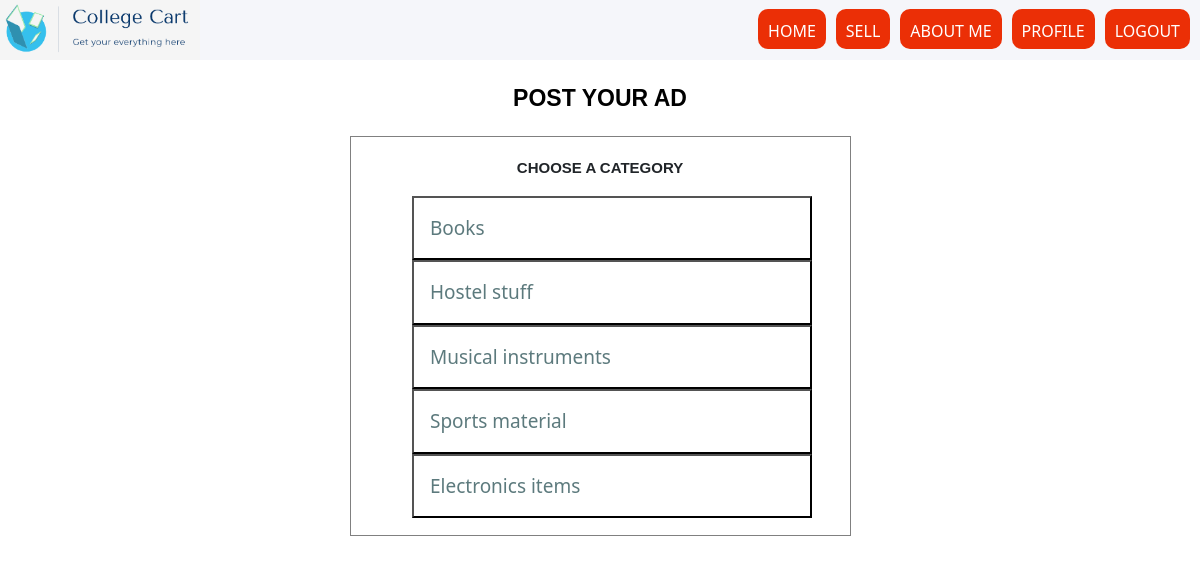
Page /shop/ad/ (signed in) on the earlier database version.
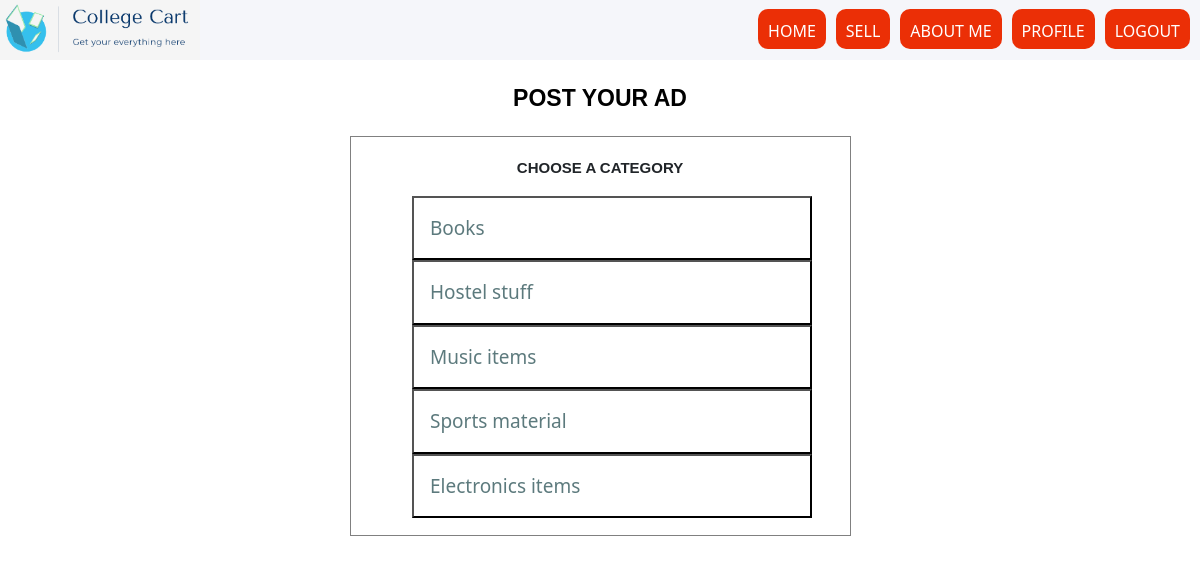
Same page on the later database version.
### shop/models.py (models this page shows)
class Category(models.Model):
	name=models.CharField(max_length=100)
	def __str__(self):
		return self.name

### shop/views.py (the view)
# urls.py: path('ad/' ,views.adView,name="ad"),
@login_required
def adView(request):
	cat = Category.objects.all()
	sub = {}
	for z in cat:
		sub [(z.id)]=subcategory.objects.filter(category=z)
	print('sub',sub)
	return render(request, 'ad.html',  {'cat' : cat , 'sub': sub})

### shop/context_processors.py (called while the page is built)
def menu_categories(request):
    categories = Category.objects.all()
    return {'menu_categories':categories}

### shop/models.py (called while the page is built)
	def __str__(self):
		return str(self.category)+'-'+str(self.subcategoryname)

### shop/templatetags/keytag.py (called while the page is built)
@register.filter
def lookup(d, key):
	return d[key]

### shop/templates/ad.html (shortened to what this page needs)
{% extends 'index.html' %}
{% load static %}
{% load keytag %}
{% block content %}
<!DOCTYPE html>
<html>
<head>
</head>
<body>
	<div id="container1" style="background-color:#f5f6fa;">
		<div class="headline" style="display: flex; flex-direction: row; justify-content: space-between;">
		<div class="image" style="display: flex;"><img src="{% static './logo1.PNG' %}" style="width: 200px; height: 60px;">
		</div>
		<div class="tags" style="display: flex;">
			<div class="icons" style="display: flex; flex-direction: row; justify-content: space-around;">
				<div class="small1" style="display: flex;"><button class="button" style="border: none; padding: 10px; margin-right: 10px; height: 40px; margin-top: 9px; border-radius: 10px; color: white;"><a href="{% url 'index' %}" style="text-decoration: none; color: white;">HOME</a></button></div>
				<div class="small2" style="display: flex;"><button class="button" style="border: none; padding: 10px; margin-right: 10px; height: 40px; margin-top: 9px; border-radius: 10px; color: white;"><a href="{% url 'ad' %}" style="text-decoration: none; color: white;">SELL</a></button></div>
				<div class="small3" style="display: flex;"><button class="button" style="border: none; padding: 10px; margin-right: 10px; height: 40px; margin-top: 9px; border-radius: 10px; color: white;"><a href="{% url 'about' %}" style="text-decoration: none; color: white;">ABOUT ME</a></button></div>
				<div class="small4" style="display: flex;"><button class="button" style="border: none; padding: 10px; margin-right: 10px; height: 40px; margin-top: 9px; border-radius: 10px; color: white;"><a href="{% url 'profile' %}" style="text-decoration: none; color: white;">PROFILE</a></button></div>
				<div class="small5" style="display: flex;"><button class="button" style="border: none; padding: 10px; margin-right: 10px; height: 40px; margin-top: 9px; border-radius: 10px; color: white;"><a href="{% url 'logout' %}" style="text-decoration: none; color: white;">LOGOUT</a></button></div>
		</div>
		</div>
		</div>
	</div>
	<center>
	<p style="font-size: 23px;font-family:sans-serif;line-height: 1.15;color: black; text-align: center;  margin-top: 25px;"><b>POST YOUR AD</b></p>
	<div class="container" style="height: 400px; width: 501px; border: 1px solid gray; margin-top: 25px;">
		<p style="text-align: center; font-size: 15px; font-family: sans-serif; margin-top: 20px;;"><b>CHOOSE A CATEGORY</b></p>
		<div class="names" style="height: 400px; width: 499px; border: 0px solid gray;">
			{% for x in cat %}
			<div class="dropdown">
  				<button class="dropbtn">{{x.name}}</button>
			</div>
			{% endfor %}
		</div>
	</div>
	</center>
</body>
</html>
{% endblock %}

Differences in the rows shown:
changed Category: name "Musical instruments" → "Music items"
